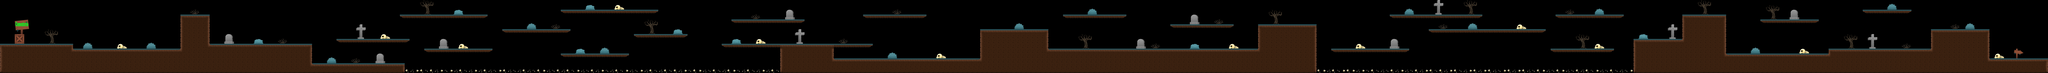

Rendered tile map (Tiled .tmx) drawn with the repository's tilesets; below, a short description and the map source with its tile grids summarised:
An orthogonal 420x15 tile map with 32x32 px tiles, 3 tile layers (suelo, objetos, letra), 3 tilesets and 37 objects (terreno 1, terreno 2, terreno 3, terreno 4, terreno 5, ...).

<map version="1.8" tiledversion="1.8.2" orientation="orthogonal" renderorder="right-down" width="420" height="15" tilewidth="32" tileheight="32" infinite="0" nextlayerid="8" nextobjectid="40">
 <tileset firstgid="1" source="objetos.tsx" />
 <tileset firstgid="65" source="tiles.tsx" />
 <tileset firstgid="97" source="letra.tsx" />
 <layer id="2" name="suelo" width="420" height="15">
  <data>[6300 cells, 1994 non-empty, 20 distinct tile ids]</data>
 </layer>
 <layer id="3" name="objetos" width="420" height="15">
  <data>[6300 cells, 323 non-empty, 50 distinct tile ids]</data>
 </layer>
 <layer id="7" name="letra" width="420" height="15">
  <data>[6300 cells, 6 non-empty, 6 distinct tile ids]</data>
 </layer>
 <objectgroup id="5" name="terreno">
  <object id="1" name="terreno 1" x="1.0303" y="286.848" width="479.667" height="194.97" />
  <object id="2" name="terreno 2" x="481.697" y="321.152" width="702.091" height="160.667" />
  <object id="3" name="terreno 3" x="1184.73" y="98" width="190.939" height="382.727" />
  <object id="5" name="terreno 4" x="1375.64" y="287.97" width="672.758" height="192.758" />
  <object id="6" name="terreno 5" x="2049.39" y="418.182" width="608.091" height="61.5758" />
  <object id="7" name="terreno 6" x="4737.09" y="288.848" width="990.606" height="20.2424" />
  <object id="8" name="terreno 7" x="5121.21" y="309.697" width="351.091" height="172.121" />
  <object id="9" name="terreno 8" x="5471.64" y="384.242" width="961.333" height="95.5152" />
  <object id="10" name="terreno 9" x="6433.33" y="192.606" width="447.697" height="286.182" />
  <object id="11" name="terreno 10" x="6881.7" y="321.212" width="1375.88" height="157.576" />
  <object id="12" name="terreno 11" x="8257.58" y="160.909" width="381.818" height="320.909" />
  <object id="13" name="terreno 12" x="10719.6" y="256.182" width="318.788" height="222.242" />
  <object id="14" name="terreno 13" x="11039.4" y="96.2424" width="287.879" height="382.545" />
  <object id="15" name="terreno 14" x="11327.3" y="352.485" width="672.727" height="126.303" />
  <object id="16" name="terreno 15" x="12000.3" y="320.909" width="671.333" height="157.879" />
  <object id="17" name="terreno 16" x="12672.7" y="190.909" width="383.515" height="288.909" />
  <object id="18" name="terreno 17" x="13056.2" y="384.545" width="383.758" height="95.2121" />
  <object id="19" name="huesos 1" x="2660.45" y="455.576" width="2458.88" height="26.2424" />
  <object id="20" name="huesos 2" x="8639.88" y="455.939" width="2077.94" height="25.5152" />
  <object id="21" name="isla 1" x="2207.88" y="257.424" width="479.03" height="21.4848" />
  <object id="22" name="isla 2" x="2625.94" y="96.9091" width="574.121" height="22.3636" />
  <object id="23" name="isla 3" x="2785.58" y="320.909" width="445.848" height="23.6667" />
  <object id="24" name="isla 4" x="3296.03" y="191.848" width="446.394" height="24.3636" />
  <object id="25" name="isla 5" x="3679.73" y="353.333" width="449.303" height="22.5152" />
  <object id="26" name="isla 6" x="3679.45" y="64.5758" width="641.212" height="23.3636" />
  <object id="27" name="isla 7" x="4160.48" y="223.818" width="352.424" height="24.4242" />
  <object id="29" name="isla 8" x="4800.24" y="128.121" width="480.667" height="23.5152" />
  <object id="30" name="isla 9" x="5664.18" y="96.9697" width="415.636" height="22.2424" />
  <object id="31" name="isla 10" x="6976.24" y="95.9394" width="414.909" height="24.3636" />
  <object id="32" name="isla 11" x="7680.73" y="160.545" width="415.394" height="21.2727" />
  <object id="33" name="isla 12" x="8736.79" y="320.061" width="511.091" height="24.8485" />
  <object id="34" name="isla 13" x="9119.64" y="96.9091" width="608.727" height="23.0303" />
  <object id="35" name="isla 14" x="9376.3" y="192.121" width="766.121" height="23.0909" />
  <object id="36" name="isla 15" x="10209.3" y="95.2727" width="446.727" height="24.6667" />
  <object id="37" name="isla 16" x="10176.2" y="321.152" width="415.879" height="21.2727" />
  <object id="38" name="isla 17" x="11552.8" y="129.152" width="382.606" height="22.1212" />
  <object id="39" name="isla 18" x="12223.1" y="63.9394" width="319.576" height="23.4545" />
 </objectgroup>
</map>
